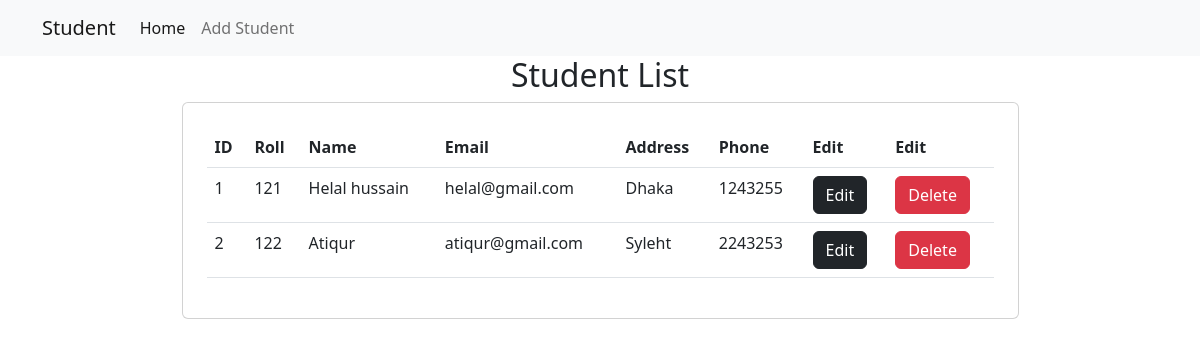
Before: / with the older database file.
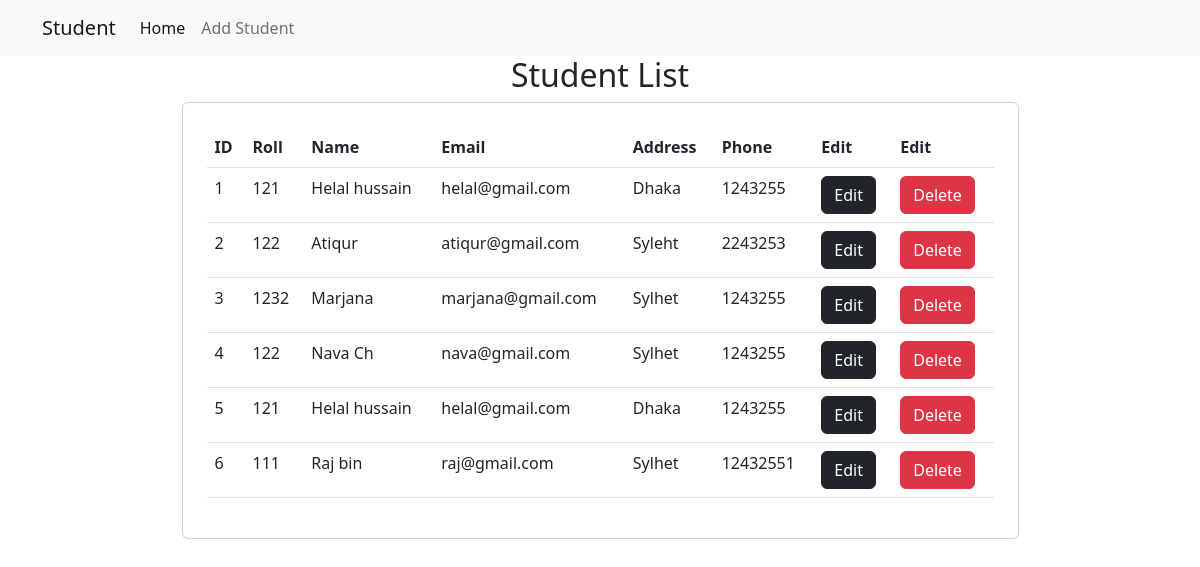
After: the same page with the newer database file.
### std/models.py (models this page shows)
class Student(models.Model):
    roll=models.CharField(max_length=100)
    name=models.CharField(max_length=100)
    email=models.CharField(max_length=100)
    address=models.CharField(max_length=100)
    phone=models.CharField(max_length=100)

### std/views.py (the view)
# urls.py: 2. Add a URL to urlpatterns:  path('', views.home, name='home')
def home(request):
    std=Student.objects.all()
    return render(request,'std/home.html',{'std':std})

### templates/std/home.html (shortened to what this page needs)
<!doctype html>
<html lang="en">
<head>
  <link href="https://cdn.jsdelivr.net/npm/bootstrap@5.2.1/dist/css/bootstrap.min.css" rel="stylesheet"
>
</head>
<body>
{% include 'std/navbar.html' %}
<div class="container">
  <h2 class="text-center">Student List</h2>
  <div class="col-lg-9 mx-auto">
    <div class="card p-4">
      <div class="table-responsive">
      <table class="table table-">
        <thead>
          <tr>
            <th scope="col">ID</th>
            <th scope="col">Roll</th>
            <th scope="col">Name</th>
            <th scope="col">Email</th>
            <th scope="col">Address</th>
            <th scope="col">Phone</th>
            <th scope="col">Edit</th>
            <th scope="col">Edit</th>
          </tr>
        </thead>
        <tbody>
            {% for s in std %}
            <tr class="">
              <td scope="row">{{forloop.counter}}</td>
              <td> {{s.roll}} </td>
              <td>{{s.name}}</td>
              <td>{{s.email}}</td>
              <td>{{s.address}}</td>
              <td>{{s.phone}}</td>
              <td><a href="/edit-std/{{s.id}}" class="btn btn-dark">Edit</a></td>
              <td><a href="/delete-std/{{s.id}}" class="btn btn-danger">Delete</a></td>
            </tr>
            {% endfor %}
        </tbody>
      </table>
    </div>
  </div>
  </div>
</div>
</body>
</html>

### templates/std/navbar.html (shortened to what this page needs)
<nav class="navbar navbar-expand-sm navbar-light bg-light">
      <div class="container">
        <a class="navbar-brand" href="/">Student</a>
        <div class="collapse navbar-collapse" id="collapsibleNavId">
            <ul class="navbar-nav me-auto mt-2 mt-lg-0">
                <li class="nav-item">
                    <a class="nav-link active" href="" aria-current="page">Home <span class="visually-hidden">(current)</span></a>
                </li>
                <li class="nav-item">
                    <a class="nav-link" href="/add-std/">Add Student</a>
                </li>
            </ul>
        </div>
  </div>
</nav>

Changed rows visible on the page:
added Student: roll "1232", name "Marjana", email "marjana@gmail.com", address "Sylhet", phone "1243255"
added Student: roll "122", name "Nava Ch", email "nava@gmail.com", address "Sylhet", phone "1243255"
added Student: roll "121", name "Helal hussain", email "helal@gmail.com", address "Dhaka", phone "1243255"
added Student: roll "111", name "Raj bin", email "raj@gmail.com", address "Sylhet", phone "12432551"
